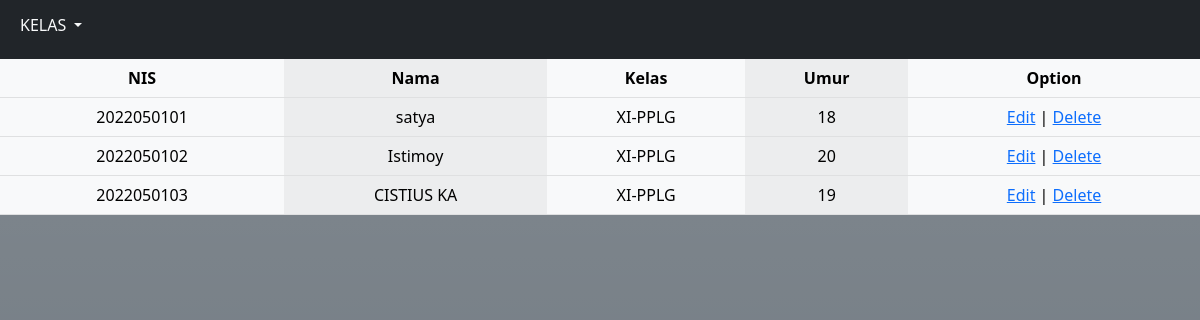
Screenshot of /xipplg.php with the database file from the repository.
### tables this page shows
CREATE TABLE `advanture` (
  `id` int(11) NOT NULL,
  `nis` int(11) NOT NULL,
  `name` varchar(255) NOT NULL,
  `umur` varchar(255) NOT NULL,
  `kelas` varchar(255) NOT NULL
);

### xipplg.php (the view, shortened to what this page needs)
<html>
<head>
    <link href="https://cdn.jsdelivr.net/npm/bootstrap@5.2.3/dist/css/bootstrap.min.css" rel="stylesheet">
</head>
<body class="bg-secondary bg-gradient">
<nav class="navbar navbar-expand-lg navbar-dark bg-dark">
  <div class="container-fluid">
    <div class="collapse navbar-collapse" id="navbarNavDarkDropdown">
      <ul class="navbar-nav">
        <li class="nav-item dropdown">
          <a class="nav-link dropdown-toggle h1 text-light" href="#" role="button" data-bs-toggle="dropdown" aria-expanded="false">
            KELAS
          </a>
        </li>
      </ul>
    </div>
  </div>
</nav>
<?php
include_once("config.php");
$result = mysqli_query ($mysqli,"SELECT * FROM advanture WHERE kelas='XI-PPLG'");
    if(mysqli_num_rows($result) > 0){
?>
        <div class="grid text-center" style="--bs-gap: .25rem 1rem;">
          <div class="g-col-6">
            <table class="table table-light table-striped-columns w-100 mb-5 m-auto text-center">
                <thead>
                    <tr class="text-center">
                        <th>NIS</th> <th>Nama</th> <th>Kelas</th> <th>Umur</th> <th>Option</th>
                    </tr>
                </thead>
        <?php
        while($row = mysqli_fetch_array($result)){
            echo "<tr>";
                echo "<td>" . $row['nis'] . "</td>";
                echo "<td>" . $row['name'] . "</td>";
                echo "<td>" . $row['kelas'] . "</td>";
                echo "<td>" . $row['umur'] . "</td>";
                echo "<td><a href='edit.php?id=$row[id]'>Edit</a> | <a href='delete.php?id=$row[id]'>Delete</a></td></tr>";
        }
        ?>
            </table>
        </div>
    </div>
<?php
    } else{
        echo "No records matching your query were found.";
    }
?>
</body>
</html>

### rows the page displays
advanture: nis "2022050101", name "satya", kelas "XI-PPLG", umur "18"
advanture: nis "2022050102", name "Istimoy", kelas "XI-PPLG", umur "20"
advanture: nis "2022050103", name "CISTIUS KA", kelas "XI-PPLG", umur "19"
